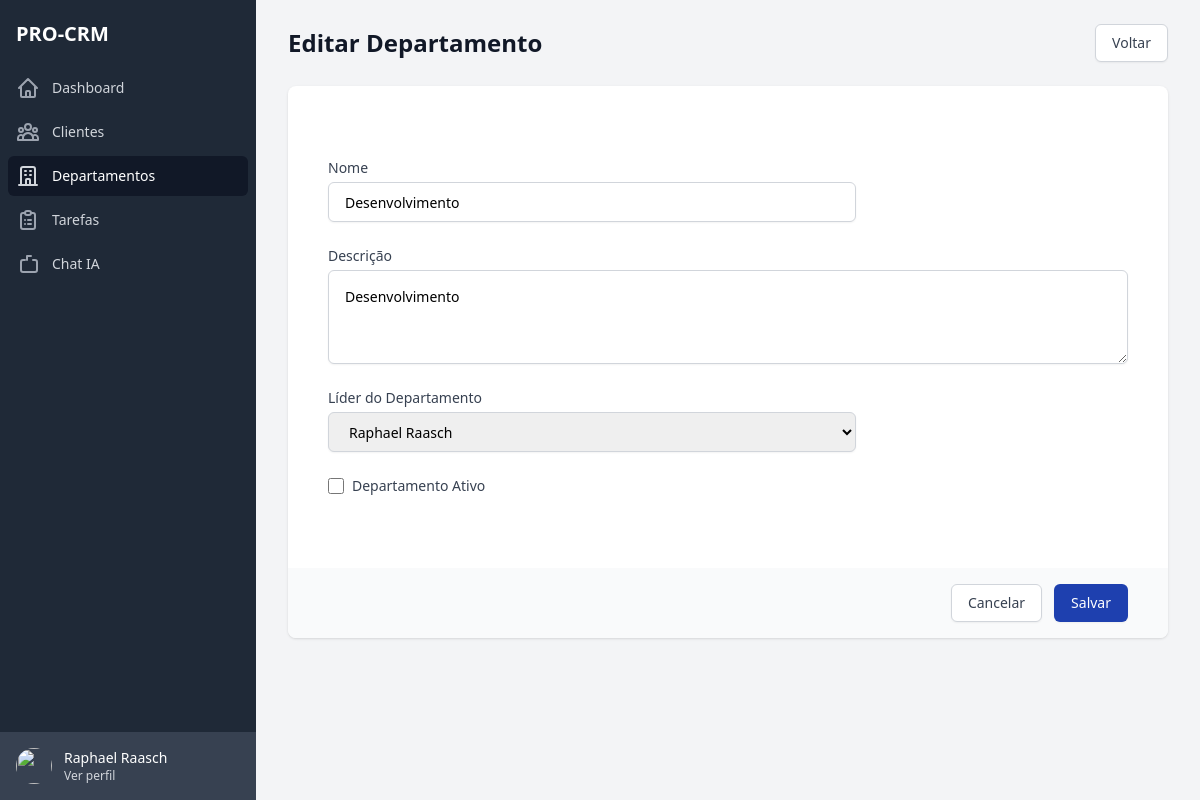
Screenshot of /department/1/edit/ (signed in) with the database file from the repository.
### apps/accounts/models.py (models this page shows, shortened)
class CustomUser(AbstractUser):
    id = models.UUIDField(primary_key=True, default=uuid.uuid4, editable=False)
    enterprise = models.ForeignKey(Enterprise, on_delete=models.CASCADE, null=True, blank=True)
    cpf = models.CharField(
        max_length=14,
        blank=True,
        null=True,
        verbose_name='CPF',
        help_text='Digite o CPF no formato XXX.XXX.XXX-XX'
    )
    phone = models.CharField(
        max_length=15,
        blank=True,
        null=True,
        verbose_name='Telefone',
        help_text='Digite o telefone no formato (XX) XXXXX-XXXX'
    )
    photo = models.ImageField(upload_to='users/photos/', null=True, blank=True, verbose_name='Foto')
    groups = models.ManyToManyField(
        'auth.Group',
        verbose_name='groups',
        blank=True,
        help_text='The groups this user belongs to. A user will get all permissions granted to each of their groups.',
        related_name='custom_user_set',
        related_query_name='custom_user'
    )
    user_permissions = models.ManyToManyField(
        'auth.Permission',
        verbose_name='user permissions',
        blank=True,
        help_text='Specific permissions for this user.',
        related_name='custom_user_set',
        related_query_name='custom_user'
    )
    is_active = models.BooleanField(default=True)
    is_staff = models.BooleanField(default=False)
    is_superuser = models.BooleanField(default=False)
    created_at = models.DateTimeField(auto_now_add=True)
    updated_at = models.DateTimeField(auto_now=True)
    is_admin = models.BooleanField(default=True)
    class Meta:
        verbose_name = 'Usuário'
        verbose_name_plural = 'Usuários'
        ordering = ['username']

### apps/department/models.py (models this page shows, shortened)
class Department(BaseModel):
    name = models.CharField(max_length=100, verbose_name='Nome')
    description = models.TextField(blank=True, null=True, verbose_name='Descrição')
    leader = models.ForeignKey(User, on_delete=models.CASCADE, verbose_name='Líder', blank=True, null=True)
    enterprise = models.ForeignKey(Enterprise, on_delete=models.CASCADE, verbose_name='Empresa')
    is_active = models.BooleanField(default=True, verbose_name='Ativo')
    class Meta:
        verbose_name = 'Departamento'
        verbose_name_plural = 'Departamentos'
        ordering = ['name']

### apps/department/views.py (the view, shortened to what this page needs)
# urls.py: path('<int:pk>/edit/', views.department_edit, name='edit'),
@login_required
def department_edit(request, pk):
    if not request.user.enterprise:
        messages.error(request, 'Você precisa estar associado a uma empresa para editar departamentos.')
        return redirect('dashboard:home')
    department = get_object_or_404(Department, pk=pk, enterprise=request.user.enterprise)
    leaders = User.objects.filter(enterprise=request.user.enterprise)
    return render(request, 'department/pages/form.html', {
        'department': department,
        'leaders': leaders
    })

### apps/department/templates/department/pages/form.html (shortened to what this page needs)
{% extends 'base.html' %}
{% load static %}
{% block content %}
<div class="flex h-screen bg-gray-100">
    {% include 'includes/sidebar.html' %}
    <div class="flex-1 flex flex-col overflow-hidden">
        <main class="flex-1 relative overflow-y-auto focus:outline-none">
            <div class="py-6">
                <div class="max-w-7xl mx-auto px-4 sm:px-6 md:px-8">
                    <div class="md:flex md:items-center md:justify-between mb-6">
                        <div class="flex-1 min-w-0">
                            <h1 class="text-2xl font-semibold text-gray-900">
                                {% if department %}Editar{% else %}Novo{% endif %} Departamento
                            </h1>
                        </div>
                        <div class="mt-4 flex md:mt-0 md:ml-4">
                            <a href="{% url 'department:list' %}" class="inline-flex items-center px-4 py-2 border border-gray-300 rounded-md shadow-sm text-sm font-medium text-gray-700 bg-white hover:bg-gray-50 focus:outline-none focus:ring-2 focus:ring-offset-2 focus:ring-blue-800">
                                Voltar
                            </a>
                        </div>
                    </div>
                    <div class="bg-white shadow overflow-hidden sm:rounded-lg">
                        <form method="POST" class="space-y-8">
                            <div class="p-10">
                                <div class="grid grid-cols-1 gap-y-6 gap-x-4 sm:grid-cols-6">
                                    <div class="sm:col-span-4">
                                        <label for="name" class="block text-sm font-medium text-gray-700">Nome</label>
                                        <div class="mt-1">
                                            <input type="text" name="name" id="name" value="{{ department.name|default:'' }}" class="h-10 px-4 shadow-sm focus:ring-blue-800 focus:border-blue-800 block w-full sm:text-sm border border-gray-300 rounded-md" required>
                                        </div>
                                    </div>
                                    <div class="sm:col-span-6">
                                        <label for="description" class="block text-sm font-medium text-gray-700">Descrição</label>
                                        <div class="mt-1">
                                            <textarea id="description" name="description" rows="3" class="px-4 py-4 shadow-sm focus:ring-blue-800 focus:border-blue-800 block w-full sm:text-sm border border-gray-300 rounded-md">{{ department.description|default:'' }}</textarea>
                                        </div>
                                    </div>
                                    <div class="sm:col-span-4">
                                        <label for="leader" class="block text-sm font-medium text-gray-700">Líder do Departamento</label>
                                        <div class="mt-1">
                                            <select id="leader" name="leader" class="h-10 px-4 shadow-sm focus:ring-blue-800 focus:border-blue-800 block w-full sm:text-sm border border-gray-300 rounded-md">
                                                {% for leader in leaders %}
                                                <option value="{{ leader.id }}" {% if department.leader_id == leader.id %}selected{% endif %}>{{ leader.get_full_name }}</option>
                                                {% endfor %}
                                            </select>
                                        </div>
                                    </div>
                                    <div class="sm:col-span-4">
                                        <div class="flex items-center">
                                            <input type="checkbox" id="is_active" name="is_active" class="h-4 w-4 text-blue-800 focus:ring-blue-800 border-gray-300 rounded" {% if department.is_active %}checked{% endif %}>
                                            <label for="is_active" class="ml-2 block text-sm text-gray-700">
                                                Departamento Ativo
                                            </label>
                                        </div>
                                    </div>
                                </div>
                            </div>
                            <div class="px-10 py-4 bg-gray-50">
                                <div class="flex justify-end">
                                    <a href="{% url 'department:list' %}" class="bg-white py-2 px-4 border border-gray-300 rounded-md shadow-sm text-sm font-medium text-gray-700 hover:bg-gray-50 focus:outline-none focus:ring-2 focus:ring-offset-2 focus:ring-blue-800">
                                        Cancelar
                                    </a>
                                    <button type="submit" class="ml-3 inline-flex justify-center py-2 px-4 border border-transparent shadow-sm text-sm font-medium rounded-md text-white bg-blue-800 hover:bg-blue-900 focus:outline-none focus:ring-2 focus:ring-offset-2 focus:ring-blue-800">
                                        Salvar
                                    </button>
                                </div>
                            </div>
                        </form>
                    </div>
                </div>
            </div>
        </main>
    </div>
</div>
{% endblock %}

### templates/includes/sidebar.html
{% load static %}
<div class="hidden md:flex md:flex-shrink-0">
    <div class="flex flex-col w-64">
        <div class="flex flex-col h-0 flex-1 bg-gray-800">
            <div class="flex-1 flex flex-col pt-5 pb-4 overflow-y-auto">
                <div class="flex items-center flex-shrink-0 px-4">
                    <h1 class="text-xl font-bold text-white">PRO-CRM</h1>
                </div>
                <nav class="mt-5 flex-1 px-2 bg-gray-800 space-y-1">
                    <a href="{% url 'dashboard:home' %}" class="group flex items-center px-2 py-2 text-sm font-medium rounded-md {% if request.resolver_match.url_name == 'home' %}bg-gray-900 text-white{% else %}text-gray-300 hover:bg-gray-700 hover:text-white{% endif %}">
                        <svg class="mr-3 h-6 w-6 {% if request.resolver_match.url_name == 'home' %}text-gray-300{% else %}text-gray-400 group-hover:text-gray-300{% endif %}" xmlns="http://www.w3.org/2000/svg" fill="none" viewBox="0 0 24 24" stroke="currentColor">
                            <path stroke-linecap="round" stroke-linejoin="round" stroke-width="2" d="M3 12l2-2m0 0l7-7 7 7M5 10v10a1 1 0 001 1h3m10-11l2 2m-2-2v10a1 1 0 01-1 1h-3m-6 0a1 1 0 001-1v-4a1 1 0 011-1h2a1 1 0 011 1v4a1 1 0 001 1m-6 0h6" />
                        </svg>
                        Dashboard
                    </a>
                    <a href="{% url 'clients:list' %}" class="group flex items-center px-2 py-2 text-sm font-medium rounded-md {% if request.resolver_match.app_name == 'clients' %}bg-gray-900 text-white{% else %}text-gray-300 hover:bg-gray-700 hover:text-white{% endif %}">
                        <svg class="mr-3 h-6 w-6 {% if request.resolver_match.app_name == 'clients' %}text-gray-300{% else %}text-gray-400 group-hover:text-gray-300{% endif %}" xmlns="http://www.w3.org/2000/svg" fill="none" viewBox="0 0 24 24" stroke="currentColor">
                            <path stroke-linecap="round" stroke-linejoin="round" stroke-width="2" d="M17 20h5v-2a3 3 0 00-5.356-1.857M17 20H7m10 0v-2c0-.656-.126-1.283-.356-1.857M7 20H2v-2a3 3 0 015.356-1.857M7 20v-2c0-.656.126-1.283.356-1.857m0 0a5.002 5.002 0 019.288 0M15 7a3 3 0 11-6 0 3 3 0 016 0zm6 3a2 2 0 11-4 0 2 2 0 014 0zM7 10a2 2 0 11-4 0 2 2 0 014 0z" />
                        </svg>
                        Clientes
                    </a>
                    <a href="{% url 'department:list' %}" class="group flex items-center px-2 py-2 text-sm font-medium rounded-md {% if request.resolver_match.app_name == 'department' %}bg-gray-900 text-white{% else %}text-gray-300 hover:bg-gray-700 hover:text-white{% endif %}">
                        <svg class="mr-3 h-6 w-6 {% if request.resolver_match.app_name == 'department' %}text-gray-300{% else %}text-gray-400 group-hover:text-gray-300{% endif %}" xmlns="http://www.w3.org/2000/svg" fill="none" viewBox="0 0 24 24" stroke="currentColor">
                            <path stroke-linecap="round" stroke-linejoin="round" stroke-width="2" d="M19 21V5a2 2 0 00-2-2H7a2 2 0 00-2 2v16m14 0h2m-2 0h-5m-9 0H3m2 0h5M9 7h1m-1 4h1m4-4h1m-1 4h1m-5 10v-5a1 1 0 011-1h2a1 1 0 011 1v5m-4 0h4" />
                        </svg>
                        Departamentos
                    </a>
                    <a href="{% url 'tasks:kanban' %}" class="group flex items-center px-2 py-2 text-sm font-medium rounded-md {% if request.resolver_match.app_name == 'tasks' %}bg-gray-900 text-white{% else %}text-gray-300 hover:bg-gray-700 hover:text-white{% endif %}">
                        <svg class="mr-3 h-6 w-6 {% if request.resolver_match.app_name == 'tasks' %}text-gray-300{% else %}text-gray-400 group-hover:text-gray-300{% endif %}" xmlns="http://www.w3.org/2000/svg" fill="none" viewBox="0 0 24 24" stroke="currentColor">
                            <path stroke-linecap="round" stroke-linejoin="round" stroke-width="2" d="M9 5H7a2 2 0 00-2 2v12a2 2 0 002 2h10a2 2 0 002-2V7a2 2 0 00-2-2h-2M9 5a2 2 0 002 2h2a2 2 0 002-2M9 5a2 2 0 012-2h2a2 2 0 012 2m-3 7h3m-3 4h3m-6-4h.01M9 16h.01" />
                        </svg>
                        Tarefas
                    </a>
                    <a href="{% url 'chat:chat' %}" class="group flex items-center px-2 py-2 text-sm font-medium rounded-md {% if request.resolver_match.app_name == 'chat' %}bg-gray-900 text-white{% else %}text-gray-300 hover:bg-gray-700 hover:text-white{% endif %}">
                        <svg class="mr-3 h-6 w-6 {% if request.resolver_match.app_name == 'chat' %}text-gray-300{% else %}text-gray-400 group-hover:text-gray-300{% endif %}" xmlns="http://www.w3.org/2000/svg" fill="none" viewBox="0 0 24 24" stroke="currentColor">
                            <path stroke-linecap="round" stroke-linejoin="round" stroke-width="2" d="M17 8h2a2 2 0 012 2v8a2 2 0 01-2 2H7a2 2 0 01-2-2V10a2 2 0 012-2h2m6-4h-4m0 0V4m0 0v4" />
                        </svg>
                        Chat IA
                    </a>
                </nav>
            </div>
            <div class="flex-shrink-0 flex bg-gray-700 p-4">
                <a href="#" class="flex-shrink-0 w-full group block">
                    <div class="flex items-center">
                        <div>
                            <img class="inline-block h-9 w-9 rounded-full" src="https://images.unsplash.com/photo-1472099645785-5658abf4ff4e?ixlib=rb-1.2.1&ixid=eyJhcHBfaWQiOjEyMDd9&auto=format&fit=facearea&facepad=2&w=256&h=256&q=80" alt="">
                        </div>
                        <div class="ml-3">
                            <p class="text-sm font-medium text-white">
                                {{ request.user.get_full_name }}
                            </p>
                            <p class="text-xs font-medium text-gray-300 group-hover:text-gray-200">
                                Ver perfil
                            </p>
                        </div>
                    </div>
                </a>
            </div>
        </div>
    </div>
</div>

### rows the page displays
CustomUser: user.get_full_name "Raphael Raasch"
Department: name "Desenvolvimento", description "Desenvolvimento", leader "Raphael Raasch"
